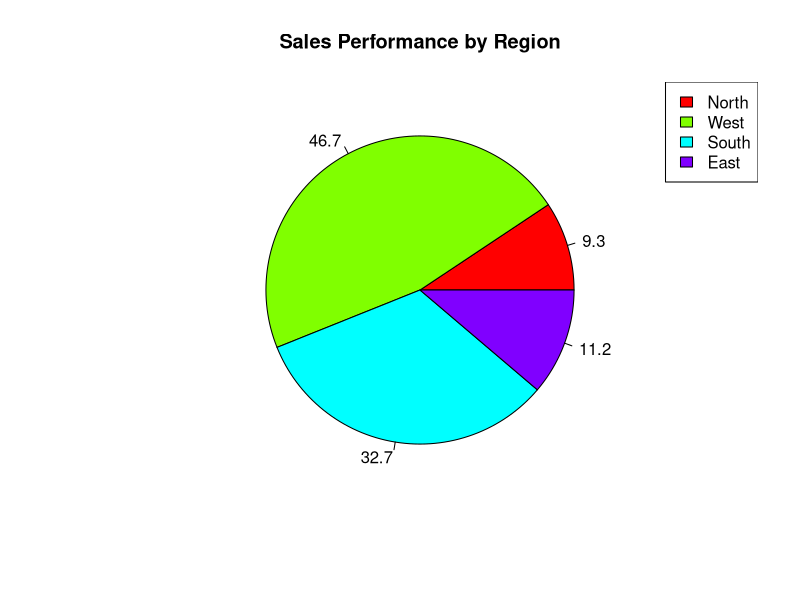

The R source for this figure:
regions <- c('North', 'West', 'South', 'East')
sales <- c(10000, 50000, 35000, 12000)

colors = rainbow(length(regions))

# pie(sales, labels = regions, 
#     main = 'Sales Performance by Region',
#     col = colors)
# 
# legend("topright", regions, fill = colors)

piepercent <- round(100 * sales / sum(sales), 1)
pie(sales, labels = piepercent,
    main = 'Sales Performance by Region',
    col = colors)
legend("topright", regions, fill = colors)

